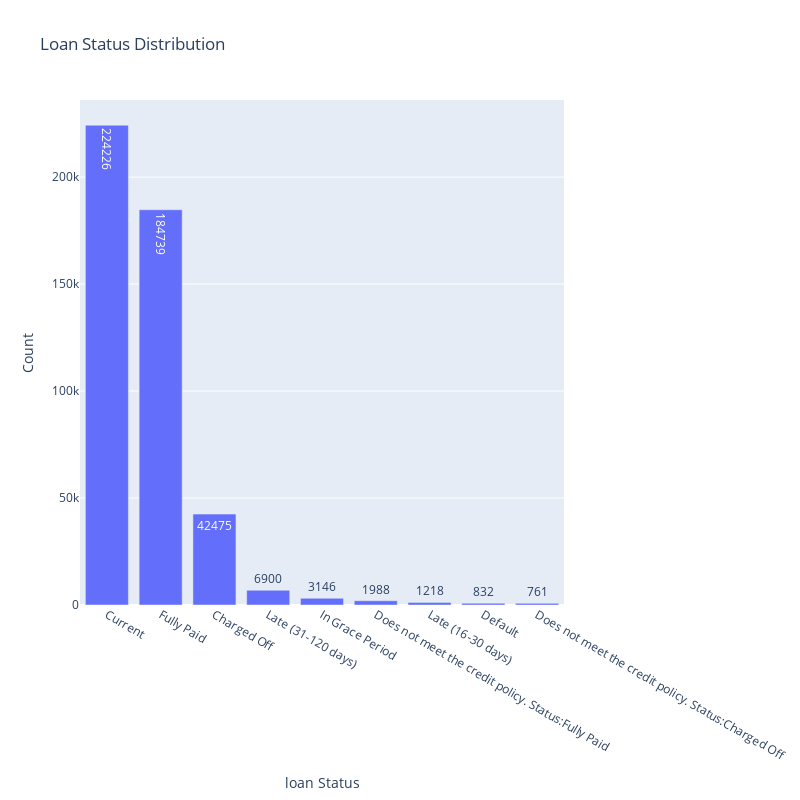

The code cell stored with this chart in its notebook:
### Markdown cell above
In project credit risk modelling, the main objective is to predict an individual's ability to repay the loan. Therefore, the target variable used should reflect the individual's ability in this regard. In this data set, the variable `loan_status` is a variable that can be used as a target variable because it reflects the performance of each individual in making payments on loans so far.

### Code cell
# Menghitung jumlah masing-masing status pinjaman
loanstatus = data.loan_status.value_counts().reset_index()
loanstatus.columns = ['loan_status', 'count']

# Membuat visualisasi menggunakan plotly
fig = px.bar(loanstatus, 
             x='loan_status', 
             y='count', 
             title='Loan Status Distribution', 
             labels={'loan_status': 'loan Status', 'count': 'Count'},
             text='count',
             width=800,
             height=800)

# Menampilkan gambar
fig.show()

### Figure 1 — Plotly figure (JSON) as saved in the notebook; plotly's stock layout.template omitted (floating-point values rounded to 4 significant figures)
{"data": [{"alignmentgroup": "True", "hovertemplate": "loan Status=%{x}<br>Count=%{text}<extra></extra>", "legendgroup": "", "marker": {"color": "#636efa", "pattern": {"shape": ""}}, "name": "", "offsetgroup": "", "orientation": "v", "showlegend": false, "text": [224226, 184739, 42475, 6900, 3146, 1988, 1218, 832, 761], "textposition": "auto", "type": "bar", "x": ["Current", "Fully Paid", "Charged Off", "Late (31-120 days)", "In Grace Period", "Does not meet the credit policy. Status:Fully Paid", "Late (16-30 days)", "Default", "Does not meet the credit policy. Status:Charged Off"], "xaxis": "x", "y": [224226, 184739, 42475, 6900, 3146, 1988, 1218, 832, 761], "yaxis": "y"}], "layout": {"barmode": "relative", "height": 800, "legend": {"tracegroupgap": 0}, "title": {"text": "Loan Status Distribution"}, "width": 800, "xaxis": {"anchor": "y", "domain": [0, 1], "title": {"text": "loan Status"}}, "yaxis": {"anchor": "x", "domain": [0, 1], "title": {"text": "Count"}}}}
